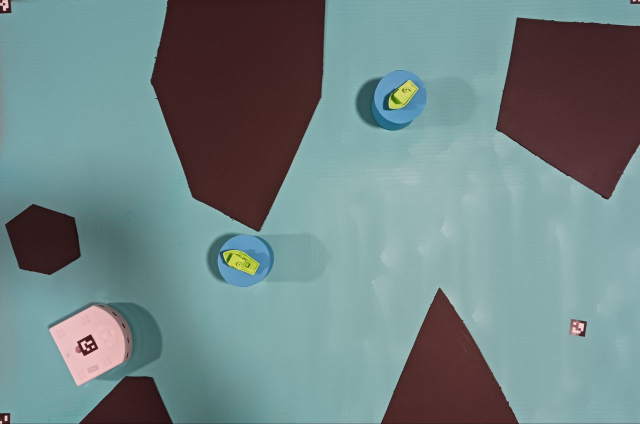
#> input picture Photos/Tymio_islands_resised.jpg, 1280 x 847 px (shown at 1/2 size)
$ python Vision_test.py
#> lines starting #> are read from the running program, lines starting #| are printed output that depends on the picture; after the words box and inside, x2 and y2 are one past the last pixel; in counts of white or black regions, pixels touching at a corner belong together
import cv2
import numpy as np
import os
import matplotlib.pyplot as plt
from scipy.signal import medfilt

image_path = os.path.join("Photos/Tymio_islands_resised.jpg")
# image_path = os.path.join("pictures", "warped.jpg")

original = cv2.imread(image_path)
#> original is the input picture: shape (847, 1280, 3); mean B, G, R 132.9, 132.5, 112.2
# image = cv2.cvtColor(original, cv2.COLOR_BGR2HSV)
image = cv2.cvtColor(original, cv2.COLOR_BGR2LAB)
#> image: shape (847, 1280, 3); mean of channels 0, 1, 2 136.1, 122.3, 126.2

hist = cv2.calcHist([image[:,:,0]], [0], None, [180], [0, 180])  # 180 bins for Hue in the range [0, 180]
#> hist = 180 values, max 44903 at index 173, min 0 at index 0, mean 5484.4

signal = np.gradient(medfilt(hist.flatten(), 15))
#> signal = 180 values, max 3288.5 at index 156, min -2234.5 at index 178, mean 92.45
higest = 125

grad_threshold = -20
highest = 125

# Iterate through the gradient to find the highest index crossing the threshold
crossing_index = -1
for i in range(highest - 1, 1, -1):  # Start from the index just below 'highest' and go backward
    if signal[i] < grad_threshold:
        crossing_index = i
        break

if crossing_index != -1:
    print(f"The highest index where the signal crosses {grad_threshold} is {crossing_index}.")
else:
    print(f"No crossing found before index {highest}.")

treshold = crossing_index
mask = image[:,:,0] < treshold
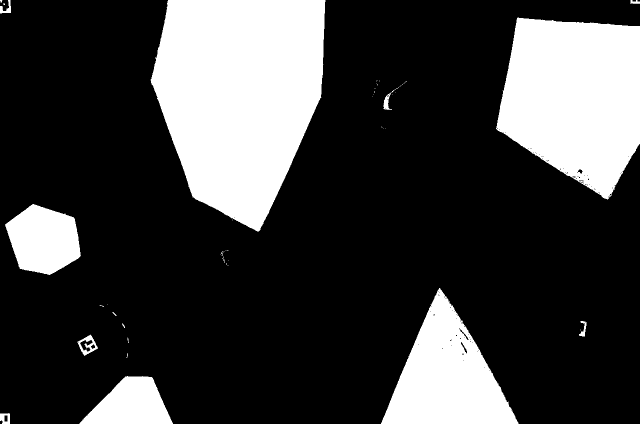
#> mask: shape (847, 1280) bool (shown at 1/2 size); 24.4% white; 52 white regions (38 under 20 px), largest, box (x1, y1, x2, y2) and area: (301, 0, 651, 463) 119146, (992, 35, 1280, 399) 78340, (762, 576, 1037, 847) 38922
obstacles = np.uint8(mask * 255)


# Minimum size threshold for connected components
COUNT = 3000
num_labels, labels, stats, _ = cv2.connectedComponentsWithStats(obstacles, connectivity=8)
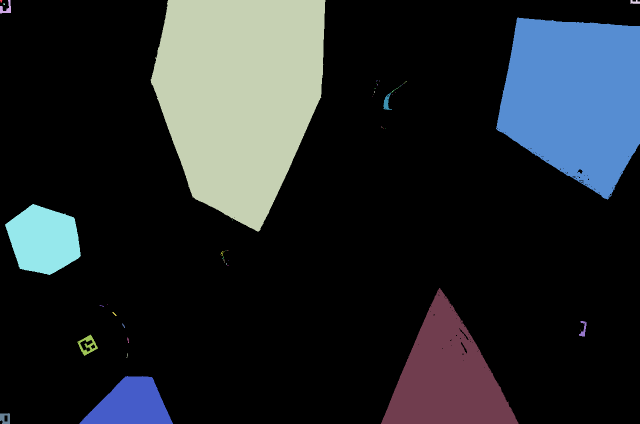
#> labels: shape (847, 1280) int32 (shown at 1/2 size); 53 distinct labels, from 0 to 52; one colour per label, 0 black
#> num_labels = 53; stats = 53 rows, first 6: [0, 0, 1280, 847, 819098], [0, 0, 5, 5, 18], [0, 0, 22, 27, 266], [301, 0, 350, 463, 119146], [1261, 0, 19, 8, 105], [6, 7, 4, 3, 10]
filtered_mask = np.zeros_like(obstacles)
for i in range(1, num_labels):  # Skip label 0 (background)
    if stats[i, cv2.CC_STAT_AREA] >= COUNT:
        filtered_mask[labels == i] = 255
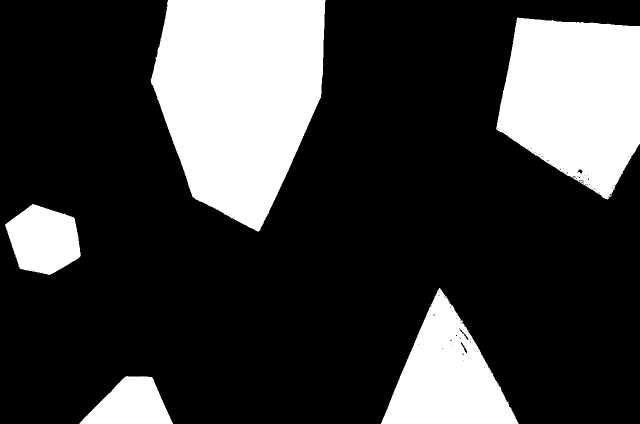
#> filtered_mask: shape (847, 1280) (shown at 1/2 size); 24.3% white; 5 white regions, box (x1, y1, x2, y2) and area: (301, 0, 651, 463) 119146, (992, 35, 1280, 399) 78340, (762, 576, 1037, 847) 38922, (10, 408, 162, 550) 15324, (159, 752, 346, 847) 11293

# smoothing
kernel = cv2.getStructuringElement(cv2.MORPH_RECT, (5, 5))  # 3x3 square kernel
filtered_mask = cv2.dilate(filtered_mask, kernel)
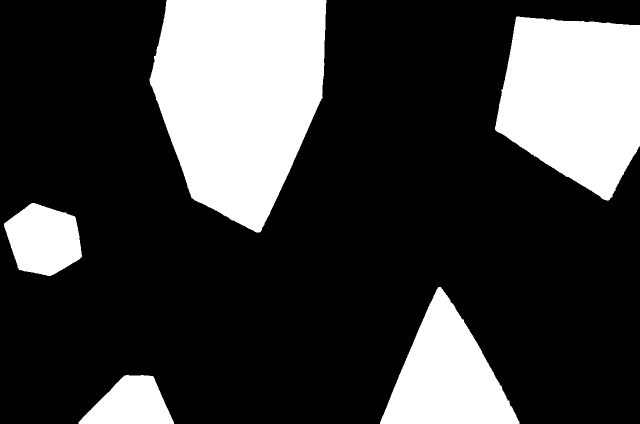
#> filtered_mask: shape (847, 1280) (shown at 1/2 size); 25.1% white; 5 white regions, box (x1, y1, x2, y2) and area: (299, 0, 653, 465) 121813, (990, 33, 1280, 401) 80667, (760, 574, 1039, 847) 40781, (8, 406, 164, 552) 16520, (157, 750, 348, 847) 12059
filtered_mask = cv2.erode(filtered_mask, kernel)
#> filtered_mask: shape (847, 1280); 24.3% white; 5 white regions, box (x1, y1, x2, y2) and area: (301, 0, 651, 463) 119173, (992, 35, 1280, 399) 78507, (762, 576, 1037, 847) 39139, (10, 408, 162, 550) 15328, (159, 752, 346, 847) 11293


fig, ax = plt.subplots(1, 3, figsize=(15, 5))

# Invert the colors and display the image in full window mode
inverted_mask = cv2.bitwise_not(filtered_mask)  # Invert the colors (black to white and vice versa)

# Configure the display for full-window mode
plt.figure(figsize=(12, 12))  # Adjust size for a larger display
plt.imshow(inverted_mask, cmap='gray')  # Use 'gray' colormap for inverted binary mask
plt.axis("off")  # Remove axes for a cleaner look
plt.tight_layout()  # Use tight layout for full coverage of display area
plt.show()

# Adjust layout and show the plot
plt.tight_layout()
plt.show()

$ run again, with Photos/IMG_20241112_172833.jpg copied over Photos/Tymio_islands_resised.jpg
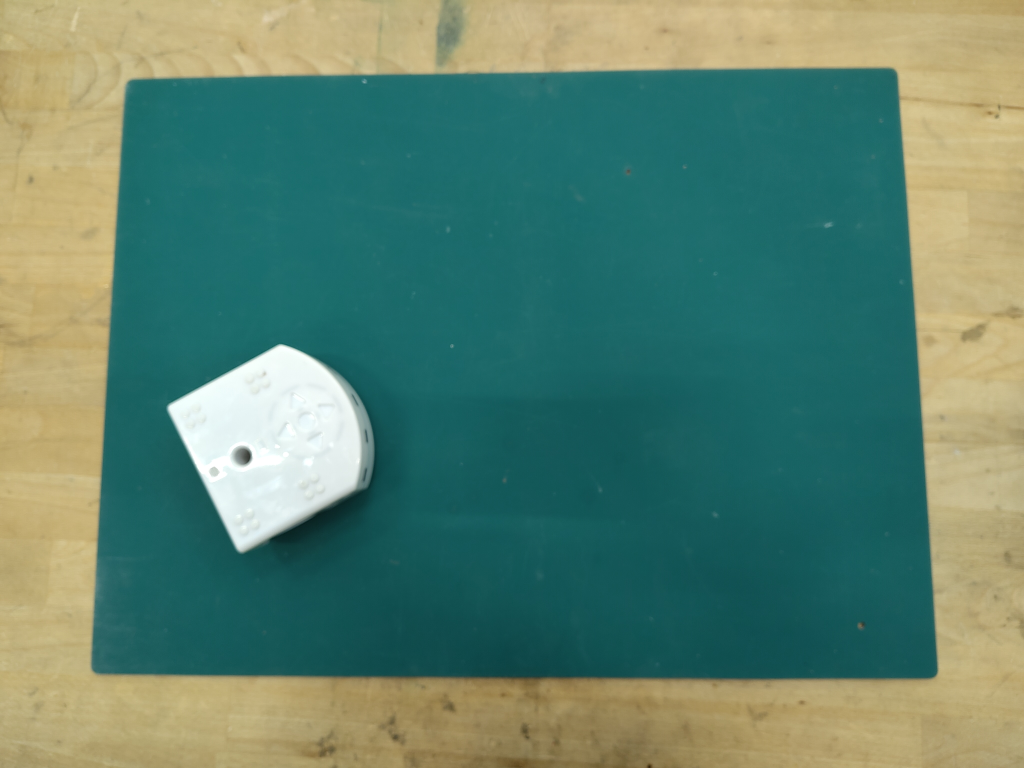
#> input picture Photos/IMG_20241112_172833.jpg, 4096 x 3072 px (shown at 1/4 size)
#> original is the input picture: shape (3072, 4096, 3); mean B, G, R 111.1, 130.3, 93.5
#> image: shape (3072, 4096, 3); mean of channels 0, 1, 2 132.1, 114.8, 134.9
#> hist = 180 values, max 550702 at index 105, min 0 at index 0, mean 51335.7
#> signal = 180 values, max 62874 at index 101, min -91892 at index 109, mean 319.8
#> mask: shape (3072, 4096) bool; 58.8% white; 1182 black regions (1160 under 20 px), largest, box (x1, y1, x2, y2) and area: (0, 0, 4096, 3072) 4741694, (664, 1375, 1496, 2214) 438183, (3293, 887, 3333, 913) 646
#> `num_labels, labels, stats, _ = cv2.connectedComponentsWithStats(obstac..`:
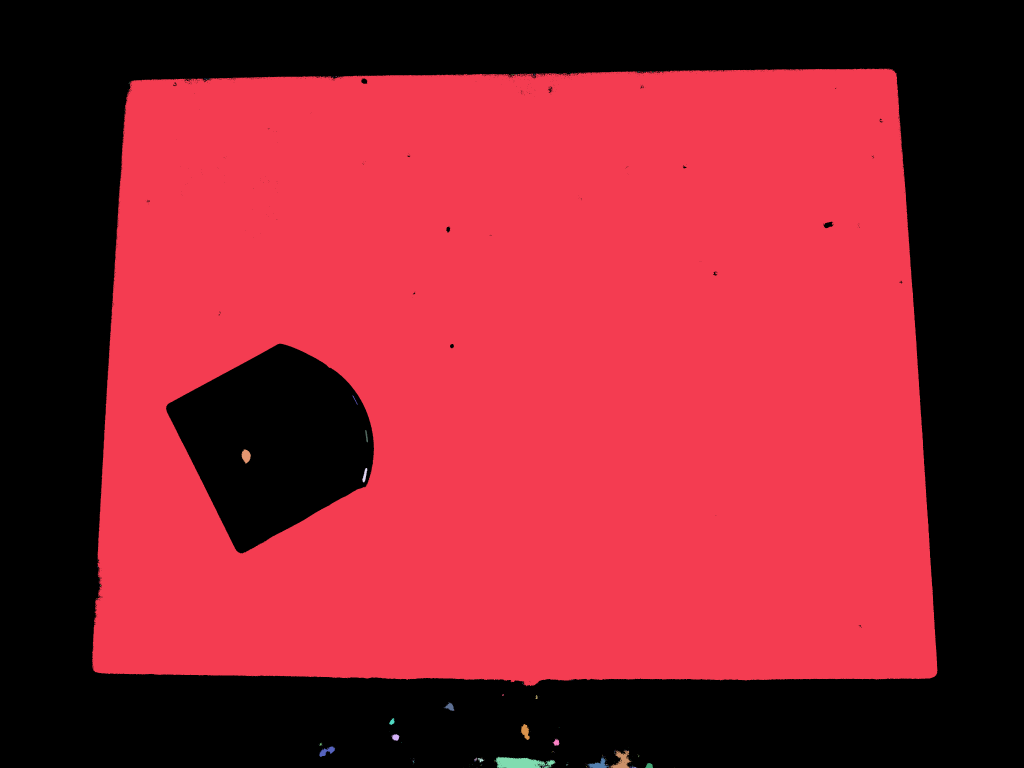
#> labels: shape (3072, 4096) int32 (shown at 1/4 size); 342 distinct labels, from 0 to 341; one colour per label, 0 black
#> num_labels = 342; stats = 342 rows, first 6: [0, 0, 4096, 3072, 5184828], [368, 275, 3382, 2470, 7377345], [3002, 279, 2, 1, 2], [3016, 279, 1, 1, 1], [3571, 279, 1, 1, 1], [2664, 283, 1, 1, 1]
#> `inverted_mask = cv2.bitwise_not(filtered_mask)`:
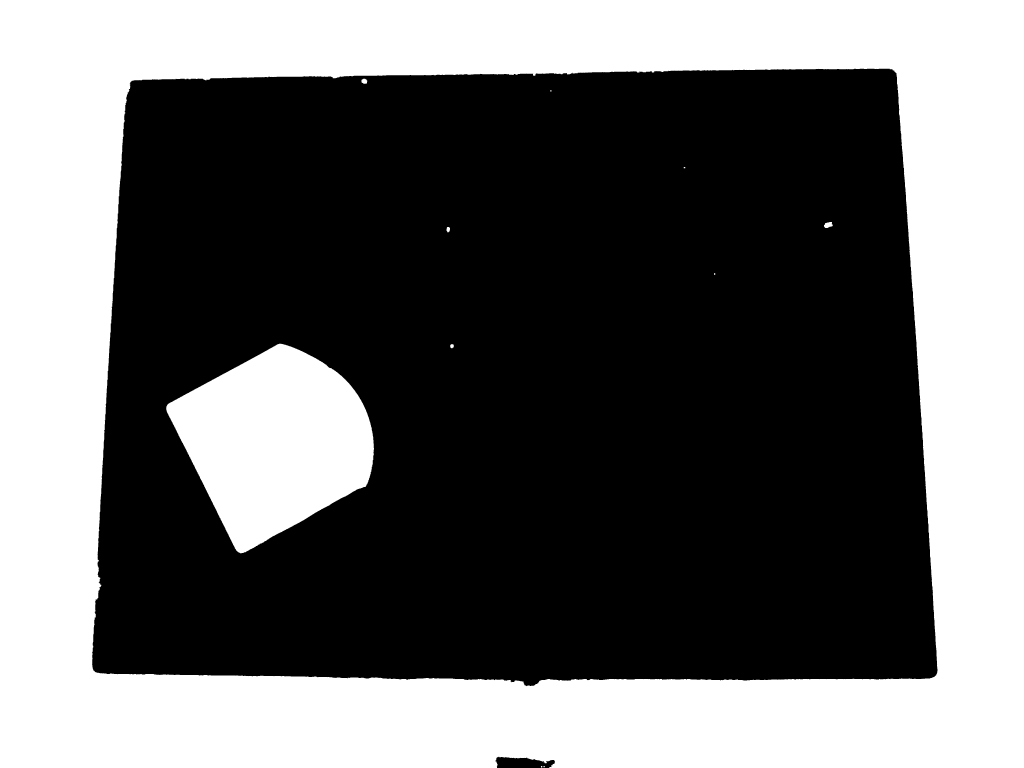
#> inverted_mask: shape (3072, 4096) (shown at 1/4 size); 41.3% white; 11 white regions, largest, box (x1, y1, x2, y2) and area: (0, 0, 4096, 3072) 4748397, (665, 1375, 1496, 2213) 440530, (3296, 888, 3331, 912) 602
